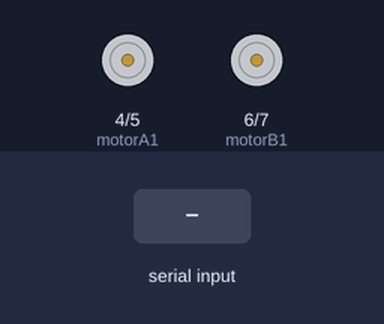
A sketch run on a simulated Arduino Uno, built with avr-gcc and run on an emulated ATmega328P. Parts: motor-driver pin pairs drawn as motors (green arrow = first pin HIGH = forward, orange = second pin HIGH = backward, longer = more drive, scaled by the enable pin). The inputs (shaded band) are chosen by the test bench.

Above: at 1.2 s.
1.3 s: "F" received over Serial
At 1.7 s:
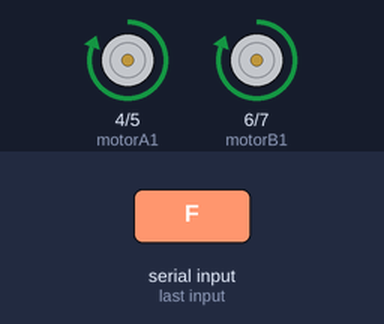
2.8 s: "B" received over Serial
At 4.0 s:
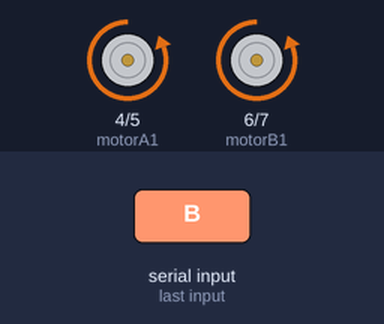
4.3 s: "R" received over Serial
At 5.2 s:
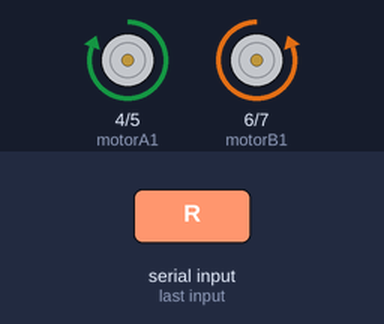
5.8 s: "L" received over Serial
At 6.3 s:
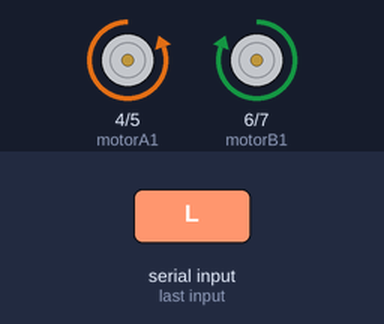
7.3 s: "S" received over Serial
At 8.7 s:
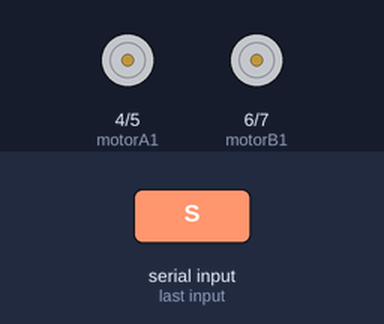
Timing chart, 0 to 9.8 s (numbered marks = the images above; inputs shaded):
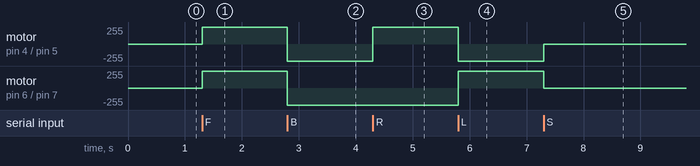

Measured:
- after the input at 1.3 s, motor on pin 4 (motorA1) / pin 5 (motorA2), motor on pin 6 (motorB1) / pin 7 (motorB2): stopped → forward 255/255 at once
- after the input at 2.8 s, motor on pin 4 (motorA1) / pin 5 (motorA2), motor on pin 6 (motorB1) / pin 7 (motorB2): forward 255/255 → backward 255/255 at once
- after the input at 4.3 s, motor on pin 4 (motorA1) / pin 5 (motorA2): backward 255/255 → forward 255/255 at once
- after the input at 5.8 s, motor on pin 4 (motorA1) / pin 5 (motorA2): forward 255/255 → backward 255/255 at once; motor on pin 6 (motorB1) / pin 7 (motorB2): backward 255/255 → forward 255/255 at once
- after the input at 7.3 s, motor on pin 4 (motorA1) / pin 5 (motorA2): backward 255/255 → stopped at once; motor on pin 6 (motorB1) / pin 7 (motorB2): forward 255/255 → stopped at once

The sketch:

test.ino
```cpp
/*
 * RC bluetooth car
 * Author: Mohamed Alaa
 * Date: 07/02/2021
 */

/* Motor A pin 1 */
const int motorA1 = 4;

/* Motor A  pin 2 */
const int motorA2 = 5;

/* Motor B pin 1 */
const int motorB1 = 6;

/* Motor B pin 2 */
const int motorB2 = 7;

/* Motor A enable pin */
const int motorAEn = 8;

/* Motor B enable pin */
const int motorBEn = 9;

/* Variable to store the bluetooth reading value */
char ch;

void setup()
{
  /* Begin serial to print the bluetooth reading value */
  Serial.begin(9600);

  /* Set motor A pin 1 to output */
  pinMode(motorA1, OUTPUT);

  /* Set motor A pin 2 to output */
  pinMode(motorA2, OUTPUT);

  /* Set motor B pin 1 to output */
  pinMode(motorB1, OUTPUT);

  /* Set motor B pin 2 to output */
  pinMode(motorB2, OUTPUT);

  /* Set motor A to output */
  pinMode(motorAEn, OUTPUT);

  /* Set motor B to output */
  pinMode(motorBEn, OUTPUT);

  /* Enable motors */
  turnMotorsOn();
}

/* Enable motors */
void turnMotorsOn(void)
{
  /* Set motor A to high */
  digitalWrite(motorAEn, HIGH);

  /* Set motor B to high */
  digitalWrite(motorBEn, HIGH);
}

/* Move motor A forward */
void forwardMotorA(void)
{
  /* Set motor A pin 1 to high */
  digitalWrite(motorA1, HIGH);

  /* Set motor A pin 2 to low */
    digitalWrite(motorA2, LOW);
}

/* Move motor A backward */
void backwardMotorA(void)
{
  /* Set motor A pin 1 to low */
  digitalWrite(motorA1, LOW);

  /* Set motor A pin 2 to high */
    digitalWrite(motorA2, HIGH);
}

/* Stop motor A */
void stopMotorA(void)
{
  /* Set both motor A pins to low */
  digitalWrite(motorA1, LOW);
    digitalWrite(motorA2, LOW);
}

/* Move motor B forward */
void forwardMotorB(void)
{
  /* Set motor B pin 1 to high */
  digitalWrite(motorB1, HIGH);

  /* Set motor B pin 2 to low */
    digitalWrite(motorB2, LOW);
}

/* Move motor B backward */
void backwardMotorB(void)
{
  /* Set motor B pin 1 to low */
  digitalWrite(motorB1, LOW);

  /* Set motor B pin 2 to high */
    digitalWrite(motorB2, HIGH);
}

/* Stop motor B */
void stopMotorB(void)
{
  /* Set both motor B pins to low */
  digitalWrite(motorB1, LOW);
    digitalWrite(motorB2, LOW);
}

/* Move the car forward */
void forward(void)
{
  /* Move both motors forward */
  forwardMotorA();
  forwardMotorB();
}

/* Move the car backward */
void backward(void)
{
  /* Move both motors backward */
  backwardMotorA();
  backwardMotorB();
}

/* Move the car right */
void right(void)
{
  /* Move motor A forward & motor B backward */
  forwardMotorA();
  backwardMotorB();
}

/* Move the car left */
void left(void)
{
  /* Move motor A backward & motor B forward */
  backwardMotorA();
  forwardMotorB();
}

/* Stop the car */
void stop(void)
{
  /* Stop both motors */
  stopMotorA();
  stopMotorB();
}

void loop(void)
{
  /* If there's an input from the bluetooth */
  if (Serial.available())
  {
    /* Read & store the input value */
    ch = Serial.read();

    /* Switch the input value */
    switch(ch)
    {
      /* Move the car forward */
      case 'F':
        forward();
        break;
      /* Move the car backward */
      case 'B':
        backward();
        break;
      /* Move the car right */
      case 'R':
        right();
        break;
      /* Move the car LEFT */
      case 'L':
        left();
        break;
      /* Stop the car */
      case 'S':
      default:
        stop();
        break;
    }
  }
}
```
